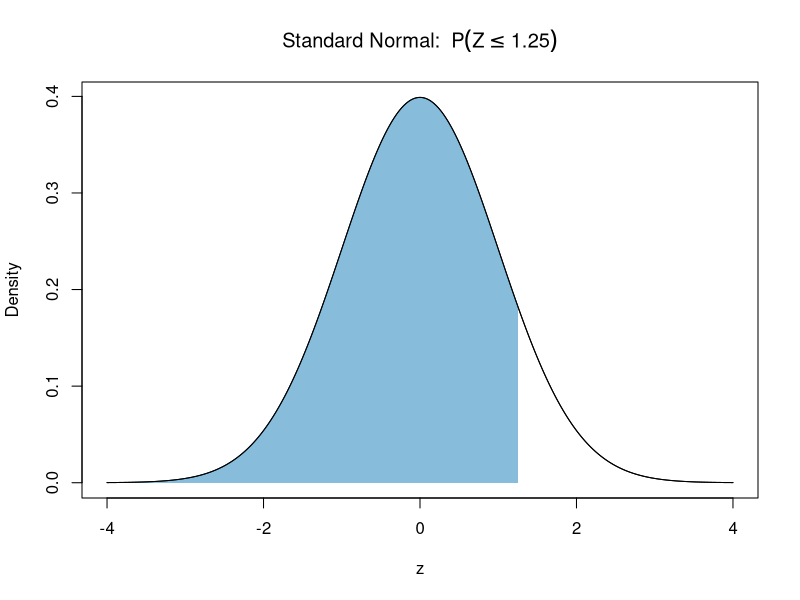
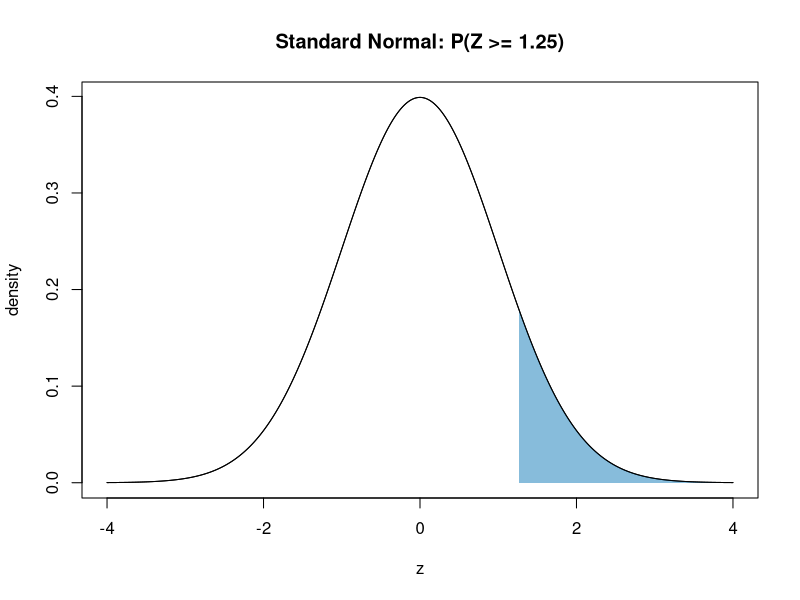
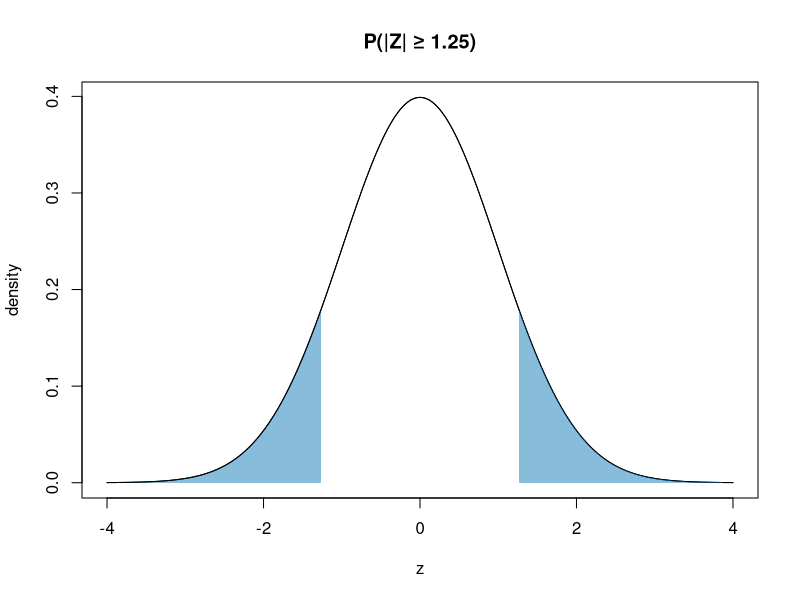
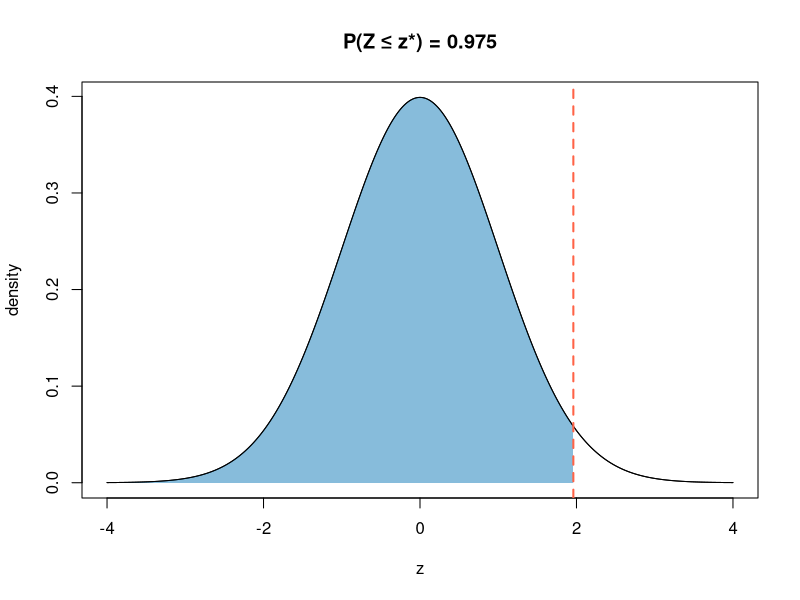
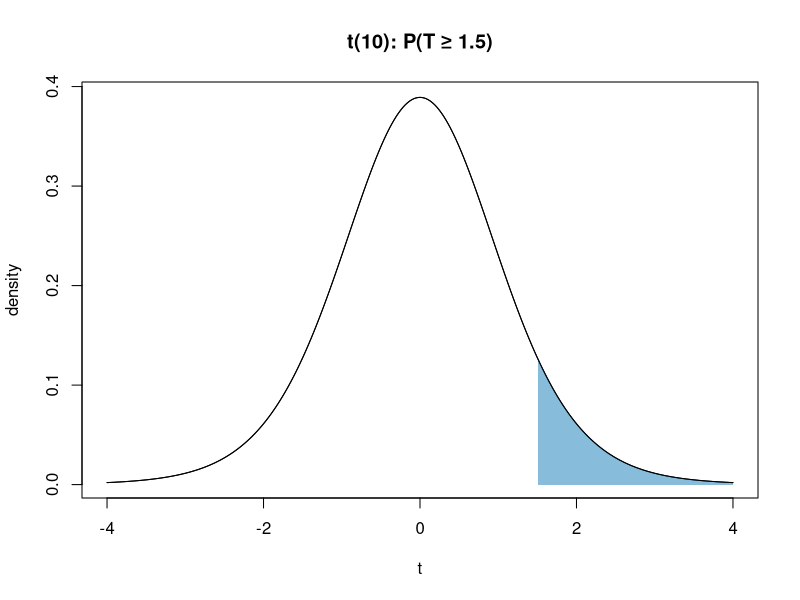
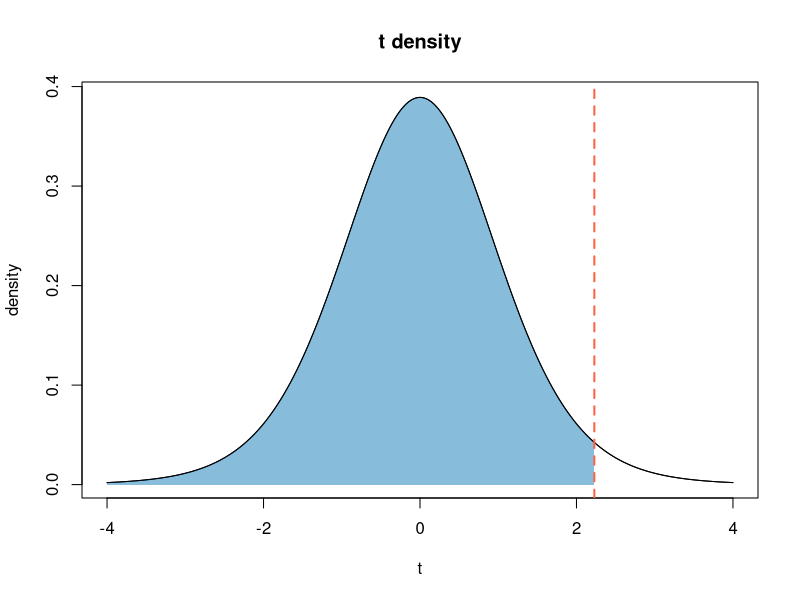
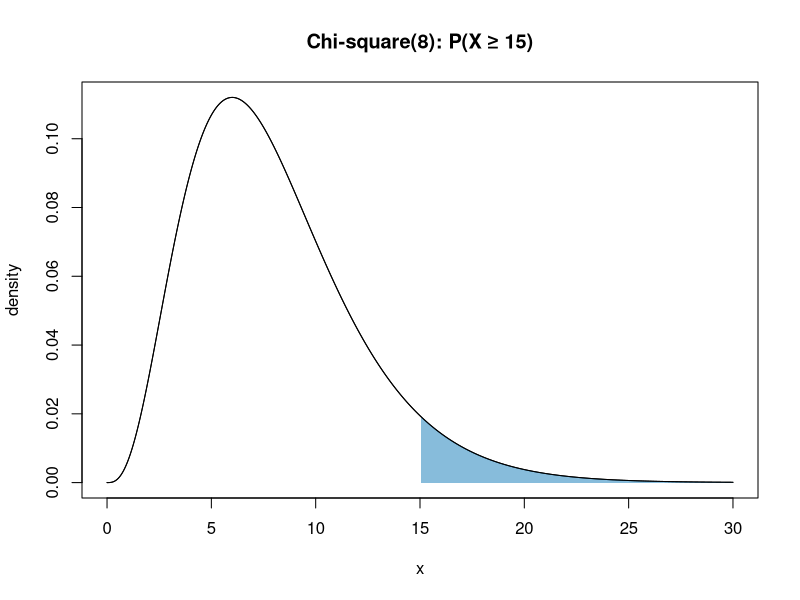
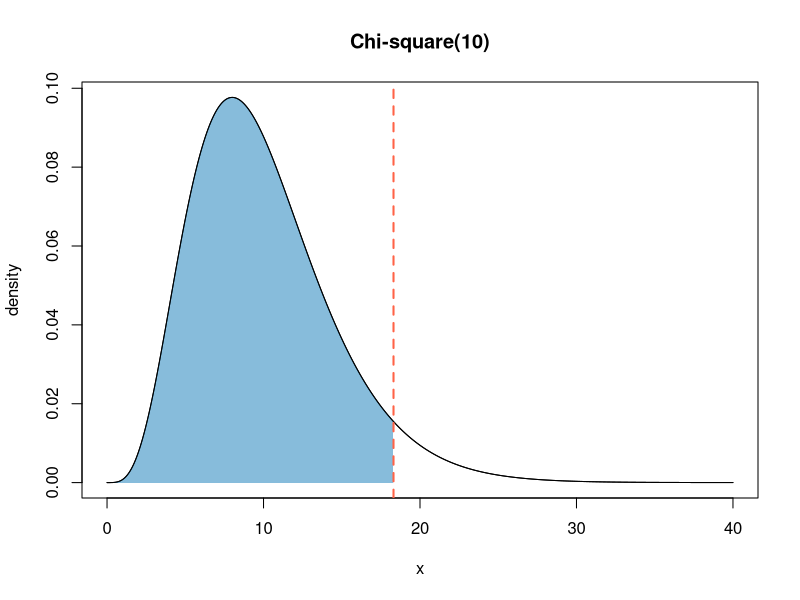

These figures' R source, in order:
## ---- chunk 1
# Left-tail shading for z = 1.28 under N(0,1) in base R
z <- 1.25
curve(dnorm(x), from = -4, to = 4, n = 1000,
      xlab = "z", ylab = "Density",
      main = bquote("Standard Normal: " ~ P(Z <= .(z))))

x_shade <- seq(-4, z, length.out = 500)
y_shade <- dnorm(x_shade)
polygon(c(x_shade, rev(x_shade)),
        c(y_shade, rep(0, length(y_shade))),
        col = rgb(0, 114, 178, 120, maxColorValue = 255),
        border = NA)

lines(seq(-4, 4, length.out = 1000), dnorm(seq(-4, 4, length.out = 1000)))
## ---- chunk 2

# Tiny helper to draw a density and shade [lower, upper]
plot_shade <- function(dfun, from, to, lower=-Inf, upper=Inf, ...,
                       main="Density with shaded region", xlab="x"){
  xs <- seq(from, to, length.out = 600)
  ys <- dfun(xs, ...)
  plot(xs, ys, type = "l", xlab = xlab, ylab = "density", main = main)
  xs_s <- xs[xs >= lower & xs <= upper]
  if (length(xs_s) > 1) {
    polygon(c(xs_s, rev(xs_s)),
            c(rep(0, length(xs_s)), rev(dfun(xs_s, ...))),
            col = rgb(0, 114, 178, 120, maxColorValue = 255) , border = NA)
  }
  lines(xs, ys)
                       }

  plot_shade(dnorm, from=-4, to=4, lower=1.25, upper=4,
           main="Standard Normal: P(Z >= 1.25)", xlab="z")

## ---- chunk 3
plot_shade <- function(dfun, from, to, lower = -Inf, upper = Inf,
                       add = FALSE, ..., main = "Density with shaded region", xlab = "x") {
  xs <- seq(from, to, length.out = 600)
  ys <- dfun(xs, ...)
  if (!add) {
    plot(xs, ys, type = "l", xlab = xlab, ylab = "density", main = main)
  }
  xs_s <- xs[xs >= lower & xs <= upper]
  if (length(xs_s) > 1) {
    polygon(c(xs_s, rev(xs_s)),
            c(rep(0, length(xs_s)), rev(dfun(xs_s, ...))),
            col = rgb(0, 114, 178, 120, maxColorValue = 255) , border = NA)
  }
  if (!add) lines(xs, ys)
                       }
  
plot_shade(dnorm, from=-4, to=4, lower=-4,  upper=-1.25, main="P(|Z| ≥ 1.25)", xlab="z")
plot_shade(dnorm, from=-4, to=4, lower= 1.25, upper= 4, add=TRUE)
## ---- chunk 4
plot_shade <- function(dfun, from, to, lower = -Inf, upper = Inf,
                       add = FALSE, ..., main = "Density with shaded region", xlab = "x") {
  xs <- seq(from, to, length.out = 600)
  ys <- dfun(xs, ...)
  if (!add) {
    plot(xs, ys, type = "l", xlab = xlab, ylab = "density", main = main)
  }
  xs_s <- xs[xs >= lower & xs <= upper]
  if (length(xs_s) > 1) {
    polygon(c(xs_s, rev(xs_s)),
            c(rep(0, length(xs_s)), rev(dfun(xs_s, ...))),
            col = rgb(0, 114, 178, 120, maxColorValue = 255), border = NA)
  }
  if (!add) lines(xs, ys)
                       }
  
plot_shade(dnorm, from=-4, to=4, lower=-4, upper=qnorm(0.975),
           main="P(Z ≤ z*) = 0.975", xlab="z")
abline(v = qnorm(0.975), col="tomato", lwd=2, lty=2)
## ---- chunk 5
plot_shade <- function(fun, from, to, lower = -Inf, upper = Inf,
                       add = FALSE, ..., main = "Density with shaded region", xlab = "x") {
  f <- match.fun(fun)                     # works for dt or "dt"
  xs <- seq(from, to, length.out = 600)
  ys <- f(xs, ...)
  if (!add) {
    plot(xs, ys, type = "l", xlab = xlab, ylab = "density", main = main)
  }
  xs_s <- xs[xs >= lower & xs <= upper]
  if (length(xs_s) > 1) {
    polygon(c(xs_s, rev(xs_s)),
            c(rep(0, length(xs_s)), rev(f(xs_s, ...))),
            col = rgb(0, 114, 178, 120, maxColorValue = 255) , border = NA)
  }
  if (!add) lines(xs, ys)
}

plot_shade("dt", from = -4, to = 4, lower = 1.5, upper = 4, df = 10,
           main = "t(10): P(T ≥ 1.5)", xlab = "t")
## ---- chunk 6
plot_shade <- function(fun, from, to, lower=-Inf, upper=Inf,
                       add=FALSE, ..., main="t density", xlab="t"){
  f <- match.fun(fun)
  xs <- seq(from, to, length.out = 600)
  ys <- f(xs, ...)
  if (!add) plot(xs, ys, type="l", xlab=xlab, ylab="density", main=main)
  xs_s <- xs[xs >= lower & xs <= upper]
  if (length(xs_s) > 1) {
    polygon(c(xs_s, rev(xs_s)),
            c(rep(0, length(xs_s)), rev(f(xs_s, ...))),
            col=rgb(0, 114, 178, 120, maxColorValue = 255), border=NA)
  }
  if (!add) lines(xs, ys)
}

plot_shade(dt, from=-4, to=4,df=10,  lower = -4, upper =qt(0.975, df = 10))
abline(v = qt(0.975, df = 10), col="tomato", lwd=2, lty=2)


## ---- chunk 7
plot_shade <- function(fun, from, to, lower=-Inf, upper=Inf,
                       add=FALSE, ..., main="Density with shaded region", xlab="x"){
  f <- match.fun(fun); xs <- seq(from,to,length.out=600); ys <- f(xs,...)
  if (!add) plot(xs,ys,type="l",xlab=xlab,ylab="density",main=main)
  xs_s <- xs[xs>=lower & xs<=upper]
  if (length(xs_s)>1) polygon(c(xs_s,rev(xs_s)),
                              c(rep(0,length(xs_s)),rev(f(xs_s,...))),
                              col=rgb(0, 114, 178, 120, maxColorValue = 255), border=NA)
  if (!add) lines(xs,ys)
                       }

plot_shade(dchisq, from=0, to=30, lower=15, upper=30, df=8,
           main="Chi-square(8): P(X ≥ 15)", xlab="x")
## ---- chunk 8
# helper that actually shades [lower, upper]
plot_shade <- function(fun, from, to, lower = -Inf, upper = Inf,
                       add = FALSE, ..., main = "Chi-square(10)", xlab = "x"){
  f  <- match.fun(fun)
  xs <- seq(from, to, length.out = 600)
  ys <- f(xs, ...)

  if (!add) {
    plot(xs, ys, type = "l", xlab = xlab, ylab = "density", main = main)
  }

  # SHADING: use lower/upper to fill the region under the curve
  xs_s <- xs[xs >= lower & xs <= upper]
  if (length(xs_s) > 1) {
    polygon(
      c(xs_s, rev(xs_s)),
      c(rep(0, length(xs_s)), rev(f(xs_s, ...))),
      col = rgb(0, 114, 178, 120, maxColorValue = 255),  # semi-transparent
      border = NA
    )
  }

  if (!add) lines(xs, ys)
}

# Left tail up to the 95th percentile (area = 0.95)
cut <- qchisq(0.95, df = 10)
plot_shade(dchisq, from = 0, to = 40, lower = 0, upper = cut, df = 10,
           xlab = "x")
abline(v = cut, col = "tomato", lwd = 2, lty = 2)

## ---- chunk 9
plot_shade <- function(fun, from, to, lower=-Inf, upper=Inf, add=FALSE, ..., main="F(5,12)", xlab="f"){
  f <- match.fun(fun); xs <- seq(from,to,length.out=600); ys <- f(xs,...)
  if (!add) plot(xs,ys,type="l",xlab=xlab,ylab="density",main=main)
  xs_s <- xs[xs>=lower & xs<=upper]
  if (length(xs_s)>1) polygon(c(xs_s,rev(xs_s)),
                              c(rep(0,length(xs_s)),rev(f(xs_s,...))),
                              col=rgb(0, 114, 178, 120, maxColorValue = 255), border=NA)
  if (!add) lines(xs,ys)
}

plot_shade(df, from=0, to=8, lower=3, upper=8, df1=5, df2=12,
           main="F(5,12): P(F ≥ 3)", xlab="f")

## ---- chunk 10
plot_shade <- function(fun, from, to, lower = -Inf, upper = Inf,
                       add = FALSE, ..., main = "F density", xlab = "f") {
  f  <- match.fun(fun)
  xs <- seq(from, to, length.out = 600)
  ys <- f(xs, ...)

  if (!add) {
    plot(xs, ys, type = "l", xlab = xlab, ylab = "density", main = main)
  }

  # fill the region [lower, upper] under the curve
  xs_s <- xs[xs >= lower & xs <= upper]
  if (length(xs_s) > 1) {
    polygon(
      c(xs_s, rev(xs_s)),
      c(rep(0, length(xs_s)), rev(f(xs_s, ...))),
      col = rgb(0, 114, 178, 120, maxColorValue = 255),  # semi-transparent fill
      border = NA
    )
  }

  if (!add) lines(xs, ys)
}
f_q <- qf(0.95, df1 = 3, df2 = 20)

plot_shade(
  df, from = 0, to = 6,
  lower = 0, upper = f_q, df1 = 3, df2 = 20,
  xlab = "f"
)
abline(v = f_q, col = "tomato", lwd = 2, lty = 2)
